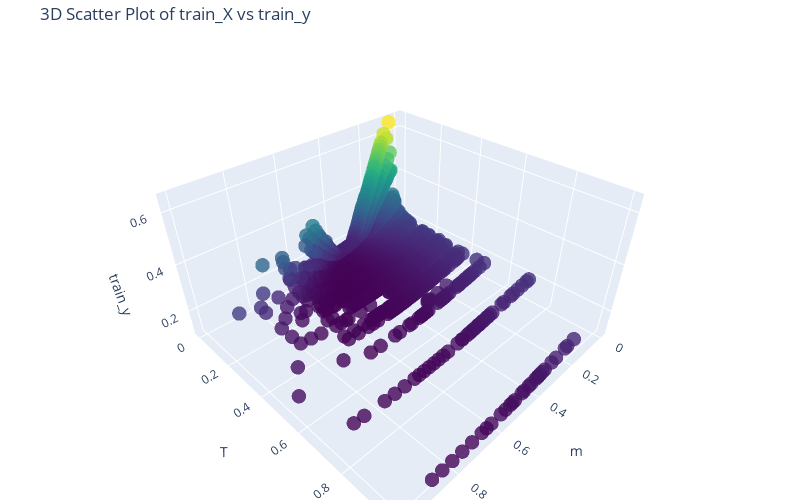

The notebook cell saved with this chart:
### Code cell
import plotly.graph_objects as go

# Extract m, T, and y values from train_X and train_y
m_values = m
T_values = T
y_values = IV

# Create a 3D scatter plot
fig = go.Figure(data=[go.Scatter3d(
    x=m_values,
    y=T_values,
    z=y_values,
    mode='markers',
    marker=dict(
        size=5,
        color=y_values,  # Set color to train_y values
        colorscale='Viridis',  # Choose a colorscale
        opacity=0.8
    )
)])

# Set plot layout with smaller figure size
fig.update_layout(
    scene=dict(
        xaxis_title='m',
        yaxis_title='T',
        zaxis_title='train_y'
    ),
    title='3D Scatter Plot of train_X vs train_y',
    margin=dict(l=0, r=0, b=0, t=40),
    width=800,  # Set the width of the figure
    height=500  # Set the height of the figure
)

# Show the plot
fig.show()

### Figure 1 — Plotly figure (JSON) as saved in the notebook; plotly's stock layout.template omitted (floating-point values rounded to 4 significant figures; data arrays with more than 128 entries replaced by an {"elided": "..."} marker saying what was removed)
{"data": [{"marker": {"color": {"elided": "4034 float values"}, "colorscale": [[0, "#440154"], [0.1111, "#482878"], [0.2222, "#3e4989"], [0.3333, "#31688e"], [0.4444, "#26828e"], [0.5556, "#1f9e89"], [0.6667, "#35b779"], [0.7778, "#6ece58"], [0.8889, "#b5de2b"], [1, "#fde725"]], "opacity": 0.8, "size": 5}, "mode": "markers", "type": "scatter3d", "x": {"elided": "4034 float values"}, "y": {"elided": "4034 float values"}, "z": {"elided": "4034 float values"}}], "layout": {"height": 500, "margin": {"b": 0, "l": 0, "r": 0, "t": 40}, "scene": {"xaxis": {"title": {"text": "m"}}, "yaxis": {"title": {"text": "T"}}, "zaxis": {"title": {"text": "train_y"}}}, "title": {"text": "3D Scatter Plot of train_X vs train_y"}, "width": 800}}
